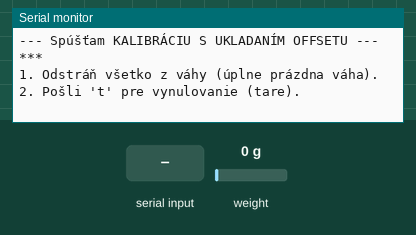
Simulated run of this sketch. Board: Arduino Uno, built for the host (arithmetic inside an expression is 32-bit, double 64-bit). On the bench: the last lines printed to the serial monitor. Inputs (shaded band) come from the test bench; at power-on: weight on the scale 0 g. EEPROM starts erased.

Above: at 4.2 s.
4.3 s: "t90\n" received over Serial
At 4.8 s:
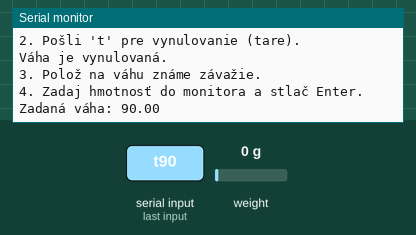
5.8 s: "y90\n" received over Serial
At 6.3 s:
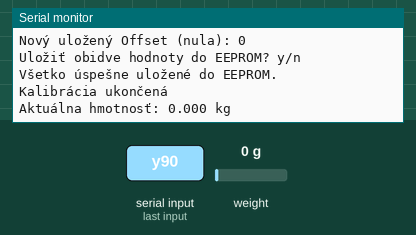
7.4 s: weight on the scale set to 100 g
At 7.8 s:
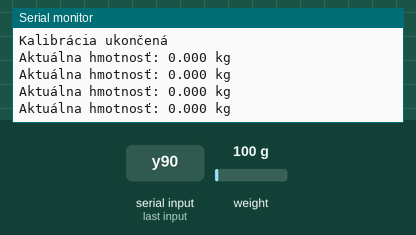
8.9 s: weight on the scale set to 1250 g
At 9.3 s:
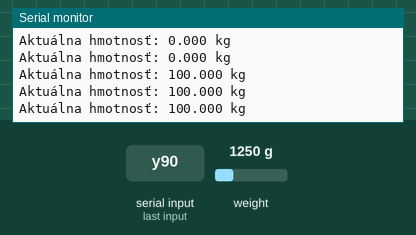
Timing chart, 0 to 11.4 s (numbered marks = the images above; inputs shaded):
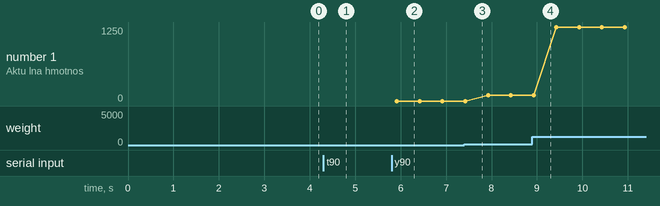

Measured:
- after the input at 4.3 s, the serial monitor: prints a new line at once (image 1)
- after the input at 5.8 s, the serial monitor: prints a new line after 0.11 s (image 2)
- plotted number 1: 0 → 100 after the input at 7.4 s, 100 → 1250 after the input at 8.9 s

The sketch:

kalibracia_vahy.ino
```cpp
// kalibračný kód

#include <HX711_ADC.h>
#include <EEPROM.h>

const int HX711_dout = 4;
const int HX711_sck = 14;

HX711_ADC LoadCell(HX711_dout, HX711_sck);

// Adresy v EEPROM
const int eeprom_calFactor_address = 0;
const int eeprom_tareOffset_address = 4;

unsigned long t = 0;

void setup() {
  Serial.begin(115200);
  delay(1000);
  Serial.println("\n--- Spúšťam KALIBRÁCIU S UKLADANÍM OFFSETU ---");

  EEPROM.begin(512);

  LoadCell.begin();
  unsigned long stabilizingtime = 2000;
  boolean _tare = true;
  LoadCell.start(stabilizingtime, _tare);

  if (LoadCell.getTareTimeoutFlag() || LoadCell.getSignalTimeoutFlag()) {
    Serial.println("Chyba: Skontroluj káble k HX711!");
    while (1);
  }

  LoadCell.setCalFactor(1.0);
  while (!LoadCell.update());
  calibrate();
}

void loop() {
  static boolean newDataReady = 0;
  if (LoadCell.update()) newDataReady = true;

  if (newDataReady) {
    if (millis() > t + 500) {
      float i = LoadCell.getData();
      Serial.print("Aktuálna hmotnosť: ");
      Serial.print(i, 3);
      Serial.println(" kg");
      newDataReady = 0;
      t = millis();
    }
  }

  if (Serial.available() > 0) {
    char inByte = Serial.read();
    if (inByte == 't') LoadCell.tareNoDelay();
    else if (inByte == 'r') calibrate();
  }
}

void calibrate() {
  Serial.println("\n***");
  Serial.println("1. Odstráň všetko z váhy (úplne prázdna váha).");
  Serial.println("2. Pošli 't' pre vynulovanie (tare).");

  boolean _resume = false;
  while (_resume == false) {
    LoadCell.update();
    if (Serial.available() > 0) {
      char inByte = Serial.read();
      if (inByte == 't') LoadCell.tareNoDelay();
    }
    if (LoadCell.getTareStatus() == true) {
      Serial.println("Váha je vynulovaná.");
      _resume = true;
    }
  }

  Serial.println("3. Polož na váhu známe závažie.");
  Serial.println("4. Zadaj hmotnosť do monitora a stlač Enter.");

  float known_mass = 0;
  _resume = false;
  while (_resume == false) {
    LoadCell.update();
    if (Serial.available() > 0) {
      known_mass = Serial.parseFloat();
      if (known_mass != 0) {
        Serial.print("Zadaná váha: ");
        Serial.println(known_mass);
        _resume = true;
      }
    }
  }

  LoadCell.refreshDataSet();
  float newCalibrationValue = LoadCell.getNewCalibration(known_mass);
  long newTareOffset = LoadCell.getTareOffset();

  Serial.print("Nová kalibračná hodnota: "); Serial.println(newCalibrationValue);
  Serial.print("Nový uložený Offset (nula): "); Serial.println(newTareOffset);
  Serial.println("Uložiť obidve hodnoty do EEPROM? y/n");

  _resume = false;
  while (_resume == false) {
    if (Serial.available() > 0) {
      char inByte = Serial.read();
      if (inByte == 'y') {

        // Zápis oboch hodnôt do EEPROM pre ESP32
        EEPROM.put(eeprom_calFactor_address, newCalibrationValue);
        EEPROM.put(eeprom_tareOffset_address, newTareOffset);
        EEPROM.commit();

        Serial.println("Všetko úspešne uložené do EEPROM.");
        _resume = true;
      }
      else if (inByte == 'n') {
        Serial.println("Neuložené.");
        _resume = true;
      }
    }
  }
  Serial.println("Kalibrácia ukončená");
}
```
